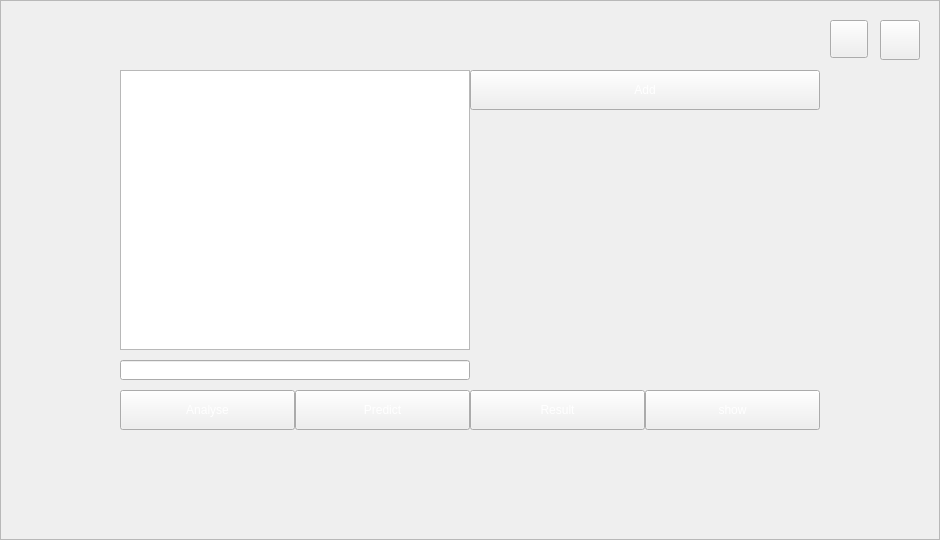
<?xml version="1.0" encoding="UTF-8"?>
<ui version="4.0">
 <class>console</class>
 <widget class="QWidget" name="console">
  <property name="geometry">
   <rect>
    <x>0</x>
    <y>0</y>
    <width>940</width>
    <height>540</height>
   </rect>
  </property>
  <property name="windowTitle">
   <string>Form</string>
  </property>
  <property name="windowIcon">
   <iconset resource="gNAP.qrc">
    <normaloff>:/picture/picture/icon.png</normaloff>:/picture/picture/icon.png</iconset>
  </property>
  <widget class="QFrame" name="background">
   <property name="geometry">
    <rect>
     <x>0</x>
     <y>0</y>
     <width>940</width>
     <height>540</height>
    </rect>
   </property>
   <property name="styleSheet">
    <string notr="true">#background{
        border-image: url(:/picture/picture/background.jpg);
}</string>
   </property>
   <property name="frameShape">
    <enum>QFrame::StyledPanel</enum>
   </property>
   <property name="frameShadow">
    <enum>QFrame::Raised</enum>
   </property>
   <widget class="QProgressBar" name="progress_bar">
    <property name="geometry">
     <rect>
      <x>120</x>
      <y>360</y>
      <width>350</width>
      <height>20</height>
     </rect>
    </property>
    <property name="styleSheet">
     <string notr="true">#progress_bar{
        border-image: url(:/picture/picture/progress.png);
}
#progress_bar::chunk{
        width:1px;
        background-color: rgb(255, 255, 255);

}</string>
    </property>
    <property name="value">
     <number>0</number>
    </property>
    <property name="textVisible">
     <bool>false</bool>
    </property>
   </widget>
   <widget class="QTextBrowser" name="cout">
    <property name="geometry">
     <rect>
      <x>120</x>
      <y>70</y>
      <width>350</width>
      <height>280</height>
     </rect>
    </property>
    <property name="styleSheet">
     <string notr="true">#cout{
        border-image: url(:/picture/picture/progress.png);
        color:white;
        font: 16pt &quot;Consolas&quot;;
}</string>
    </property>
    <property name="html">
     <string>&lt;!DOCTYPE HTML PUBLIC &quot;-//W3C//DTD HTML 4.0//EN&quot; &quot;http://www.w3.org/TR/REC-html40/strict.dtd&quot;&gt;
&lt;html&gt;&lt;head&gt;&lt;meta name=&quot;qrichtext&quot; content=&quot;1&quot; /&gt;&lt;style type=&quot;text/css&quot;&gt;
p, li { white-space: pre-wrap; }
&lt;/style&gt;&lt;/head&gt;&lt;body style=&quot; font-family:'Consolas'; font-size:16pt; font-weight:400; font-style:normal;&quot;&gt;
&lt;p style=&quot;-qt-paragraph-type:empty; margin-top:0px; margin-bottom:0px; margin-left:0px; margin-right:0px; -qt-block-indent:0; text-indent:0px;&quot;&gt;&lt;br /&gt;&lt;/p&gt;&lt;/body&gt;&lt;/html&gt;</string>
    </property>
   </widget>
   <widget class="QPushButton" name="analyze">
    <property name="geometry">
     <rect>
      <x>120</x>
      <y>390</y>
      <width>175</width>
      <height>40</height>
     </rect>
    </property>
    <property name="cursor">
     <cursorShape>PointingHandCursor</cursorShape>
    </property>
    <property name="styleSheet">
     <string notr="true">#analyze{
        border-image: url(:/picture/picture/blue1.png);
        color:white;
        font: 75 18pt &quot;Arial&quot;;
}

#analyze:hover{

        border-image: url(:/picture/picture/blue2.png);
}</string>
    </property>
    <property name="text">
     <string>Analyse</string>
    </property>
   </widget>
   <widget class="QPushButton" name="show">
    <property name="geometry">
     <rect>
      <x>645</x>
      <y>390</y>
      <width>175</width>
      <height>40</height>
     </rect>
    </property>
    <property name="cursor">
     <cursorShape>PointingHandCursor</cursorShape>
    </property>
    <property name="styleSheet">
     <string notr="true">#show{
        border-image: url(:/picture/picture/red1.png);
        color:white;
        font: 75 18pt &quot;Arial&quot;;
}

#show::hover{

        border-image: url(:/picture/picture/red2.png);
}</string>
    </property>
    <property name="text">
     <string>show</string>
    </property>
   </widget>
   <widget class="QPushButton" name="result">
    <property name="geometry">
     <rect>
      <x>470</x>
      <y>390</y>
      <width>175</width>
      <height>40</height>
     </rect>
    </property>
    <property name="cursor">
     <cursorShape>PointingHandCursor</cursorShape>
    </property>
    <property name="styleSheet">
     <string notr="true">#result{
        border-image: url(:/picture/picture/orange1.png);
        color:white;
        font: 75 18pt &quot;Arial&quot;;
}

#result:hover{

        border-image: url(:/picture/picture/orange2.png);
}</string>
    </property>
    <property name="text">
     <string>Result</string>
    </property>
   </widget>
   <widget class="QPushButton" name="predict">
    <property name="geometry">
     <rect>
      <x>295</x>
      <y>390</y>
      <width>175</width>
      <height>40</height>
     </rect>
    </property>
    <property name="cursor">
     <cursorShape>PointingHandCursor</cursorShape>
    </property>
    <property name="styleSheet">
     <string notr="true">#predict{
        border-image: url(:/picture/picture/green1.png);
        color:white;
        font: 75 18pt &quot;Arial&quot;;
}

#predict::hover{

        border-image: url(:/picture/picture/green2.png);
}</string>
    </property>
    <property name="text">
     <string>Predict</string>
    </property>
   </widget>
   <widget class="QPushButton" name="add">
    <property name="geometry">
     <rect>
      <x>470</x>
      <y>70</y>
      <width>350</width>
      <height>40</height>
     </rect>
    </property>
    <property name="cursor">
     <cursorShape>PointingHandCursor</cursorShape>
    </property>
    <property name="styleSheet">
     <string notr="true">#add{
        border-image: url(:/picture/picture/purple1.png);
        color:white;
        font: 75 18pt &quot;Arial&quot;;
}

#add:hover{

        border-image: url(:/picture/picture/purple2.png);
}</string>
    </property>
    <property name="text">
     <string>Add</string>
    </property>
   </widget>
   <widget class="QPushButton" name="close">
    <property name="geometry">
     <rect>
      <x>880</x>
      <y>20</y>
      <width>40</width>
      <height>40</height>
     </rect>
    </property>
    <property name="cursor">
     <cursorShape>PointingHandCursor</cursorShape>
    </property>
    <property name="styleSheet">
     <string notr="true">#close{
        border-image: url(:/picture/picture/close1.png);
}

#close:hover{

        border-image: url(:/picture/picture/close2.png);
}</string>
    </property>
    <property name="text">
     <string/>
    </property>
   </widget>
   <widget class="QLabel" name="tips">
    <property name="geometry">
     <rect>
      <x>120</x>
      <y>430</y>
      <width>700</width>
      <height>30</height>
     </rect>
    </property>
    <property name="styleSheet">
     <string notr="true">#tips{
        font: 75 16pt &quot;Cambria&quot;;
        color:white;
}</string>
    </property>
    <property name="text">
     <string/>
    </property>
    <property name="margin">
     <number>2</number>
    </property>
   </widget>
   <widget class="QPushButton" name="back">
    <property name="geometry">
     <rect>
      <x>830</x>
      <y>20</y>
      <width>38</width>
      <height>38</height>
     </rect>
    </property>
    <property name="cursor">
     <cursorShape>PointingHandCursor</cursorShape>
    </property>
    <property name="styleSheet">
     <string notr="true">#back{
        border-image: url(:/picture/picture/back1.png);
}

#back:hover{

        border-image: url(:/picture/picture/back2.png);
}</string>
    </property>
    <property name="text">
     <string/>
    </property>
   </widget>
  </widget>
 </widget>
 <resources>
  <include location="gNAP.qrc"/>
 </resources>
 <connections/>
</ui>
